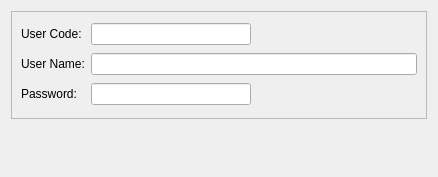
<?xml version="1.0" encoding="UTF-8"?>
<ui version="4.0">
 <class>KULLANICI_DEGISTIR_BATCH</class>
 <widget class="QDialog" name="KULLANICI_DEGISTIR_BATCH">
  <property name="geometry">
   <rect>
    <x>0</x>
    <y>0</y>
    <width>438</width>
    <height>177</height>
   </rect>
  </property>
  <property name="sizePolicy">
   <sizepolicy hsizetype="Expanding" vsizetype="Expanding">
    <horstretch>0</horstretch>
    <verstretch>0</verstretch>
   </sizepolicy>
  </property>
  <property name="minimumSize">
   <size>
    <width>400</width>
    <height>150</height>
   </size>
  </property>
  <property name="maximumSize">
   <size>
    <width>480</width>
    <height>200</height>
   </size>
  </property>
  <property name="windowTitle">
   <string>CHANGING USER SCREEN</string>
  </property>
  <layout class="QGridLayout" name="gridLayout" rowstretch="5,1,1" columnstretch="10,10,2">
   <property name="sizeConstraint">
    <enum>QLayout::SetDefaultConstraint</enum>
   </property>
   <item row="0" column="0" colspan="3">
    <widget class="QFrame" name="frame_kullanici_bilgileri">
     <property name="sizePolicy">
      <sizepolicy hsizetype="Expanding" vsizetype="Expanding">
       <horstretch>0</horstretch>
       <verstretch>0</verstretch>
      </sizepolicy>
     </property>
     <property name="frameShape">
      <enum>QFrame::StyledPanel</enum>
     </property>
     <property name="frameShadow">
      <enum>QFrame::Raised</enum>
     </property>
     <layout class="QGridLayout" name="gridLayout_3" rowstretch="2,2,2" columnstretch="1,20,20">
      <item row="0" column="0">
       <widget class="QLabel" name="label_kullanici_kodu">
        <property name="sizePolicy">
         <sizepolicy hsizetype="Fixed" vsizetype="Fixed">
          <horstretch>0</horstretch>
          <verstretch>0</verstretch>
         </sizepolicy>
        </property>
        <property name="text">
         <string>User Code:</string>
        </property>
       </widget>
      </item>
      <item row="0" column="1">
       <widget class="QLineEdit" name="lineEdit_kullanici_kodu">
        <property name="sizePolicy">
         <sizepolicy hsizetype="Expanding" vsizetype="Fixed">
          <horstretch>0</horstretch>
          <verstretch>0</verstretch>
         </sizepolicy>
        </property>
       </widget>
      </item>
      <item row="1" column="0">
       <widget class="QLabel" name="label_kullanici_adi">
        <property name="sizePolicy">
         <sizepolicy hsizetype="Fixed" vsizetype="Fixed">
          <horstretch>0</horstretch>
          <verstretch>0</verstretch>
         </sizepolicy>
        </property>
        <property name="text">
         <string>User Name:</string>
        </property>
       </widget>
      </item>
      <item row="1" column="1" colspan="2">
       <widget class="QLineEdit" name="lineEdit_kullanici_adi">
        <property name="focusPolicy">
         <enum>Qt::NoFocus</enum>
        </property>
        <property name="maxLength">
         <number>50</number>
        </property>
        <property name="readOnly">
         <bool>true</bool>
        </property>
       </widget>
      </item>
      <item row="2" column="0">
       <widget class="QLabel" name="label_kullanici_parola">
        <property name="sizePolicy">
         <sizepolicy hsizetype="Fixed" vsizetype="Fixed">
          <horstretch>0</horstretch>
          <verstretch>0</verstretch>
         </sizepolicy>
        </property>
        <property name="text">
         <string>Password:</string>
        </property>
       </widget>
      </item>
      <item row="2" column="1">
       <widget class="QLineEdit" name="lineEdit_kullanici_parola">
        <property name="sizePolicy">
         <sizepolicy hsizetype="Expanding" vsizetype="Fixed">
          <horstretch>0</horstretch>
          <verstretch>0</verstretch>
         </sizepolicy>
        </property>
        <property name="echoMode">
         <enum>QLineEdit::Password</enum>
        </property>
       </widget>
      </item>
      <item row="0" column="2">
       <spacer name="horizontalSpacer">
        <property name="orientation">
         <enum>Qt::Horizontal</enum>
        </property>
        <property name="sizeHint" stdset="0">
         <size>
          <width>40</width>
          <height>20</height>
         </size>
        </property>
       </spacer>
      </item>
     </layout>
    </widget>
   </item>
   <item row="2" column="0">
    <spacer name="horizontalSpacer_2">
     <property name="orientation">
      <enum>Qt::Horizontal</enum>
     </property>
     <property name="sizeHint" stdset="0">
      <size>
       <width>203</width>
       <height>20</height>
      </size>
     </property>
    </spacer>
   </item>
   <item row="2" column="1">
    <widget class="QWidget" name="widget_batch_buttons" native="true">
     <property name="sizePolicy">
      <sizepolicy hsizetype="Fixed" vsizetype="Fixed">
       <horstretch>0</horstretch>
       <verstretch>0</verstretch>
      </sizepolicy>
     </property>
    </widget>
   </item>
   <item row="1" column="1">
    <spacer name="verticalSpacer">
     <property name="orientation">
      <enum>Qt::Vertical</enum>
     </property>
     <property name="sizeHint" stdset="0">
      <size>
       <width>20</width>
       <height>40</height>
      </size>
     </property>
    </spacer>
   </item>
  </layout>
 </widget>
 <resources/>
 <connections/>
</ui>
